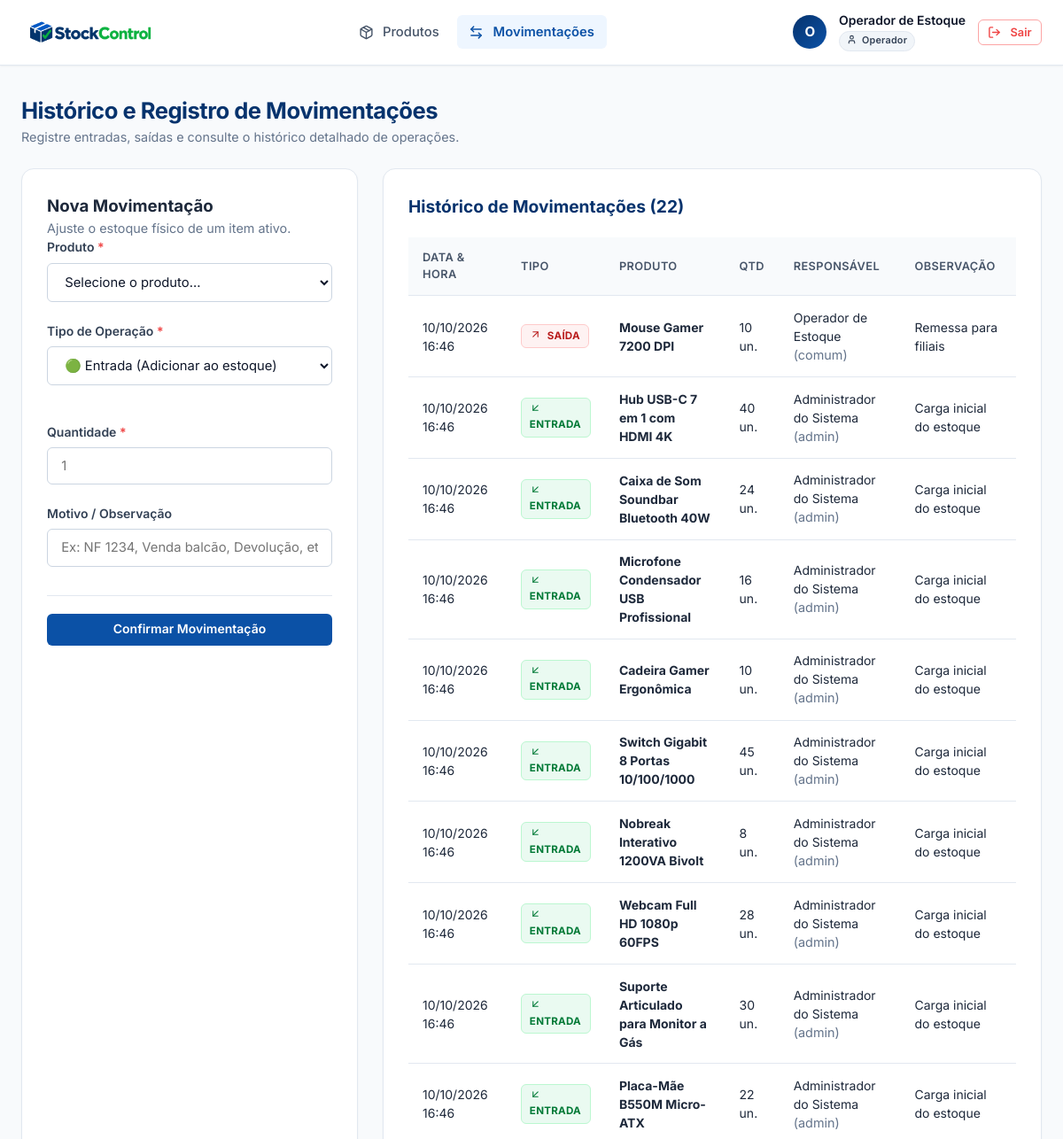
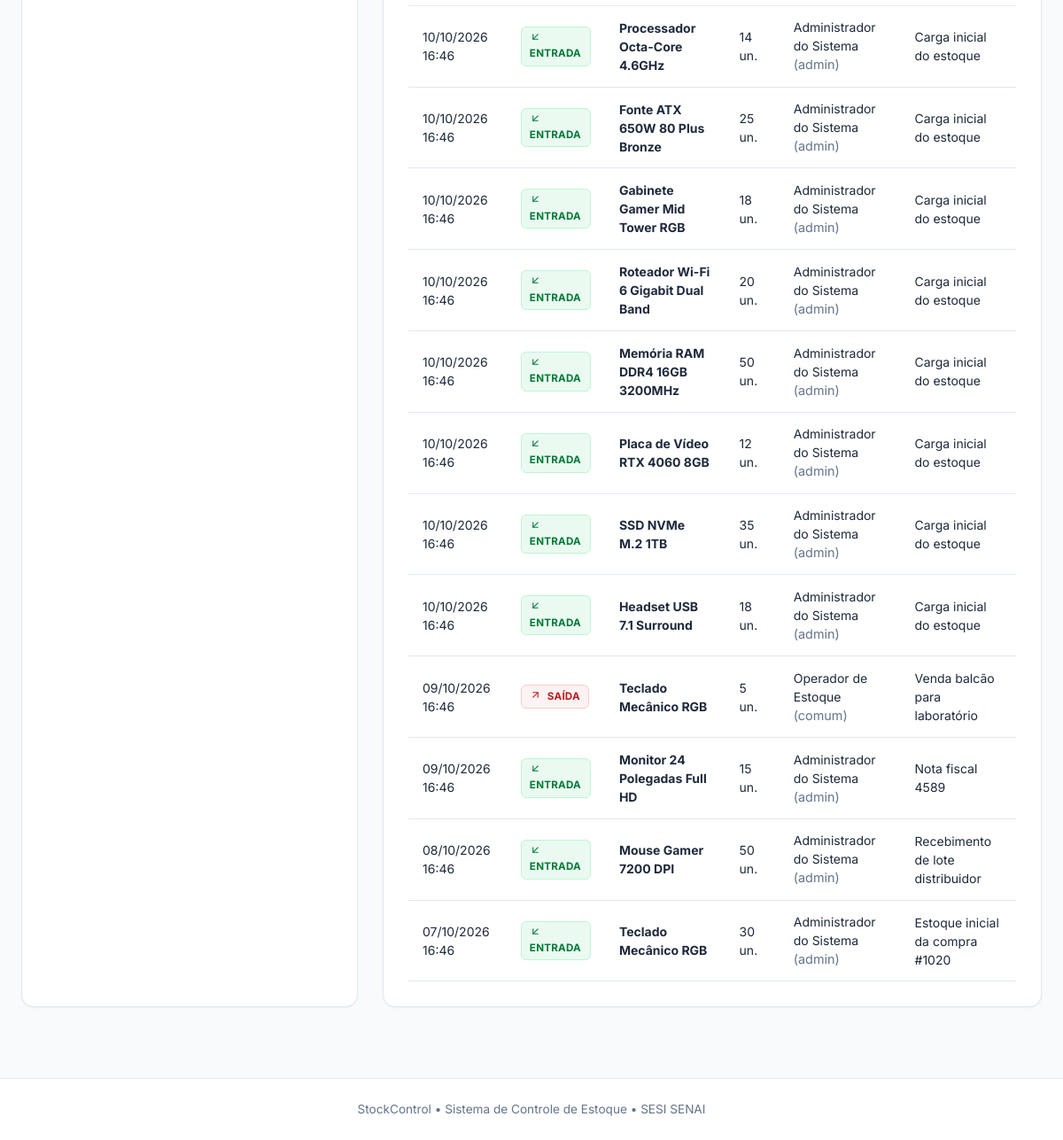
The app's page /movimentacoes.php (signed in) with its own data (2 pictures, top to bottom).
### tables this page shows
CREATE TABLE usuarios (
    id INT AUTO_INCREMENT PRIMARY KEY,
    nome VARCHAR(100) NOT NULL,
    email VARCHAR(150) NOT NULL UNIQUE,
    senha VARCHAR(255) NOT NULL,
    perfil ENUM('admin', 'comum') NOT NULL DEFAULT 'comum',
    criado_em TIMESTAMP DEFAULT CURRENT_TIMESTAMP
);

CREATE TABLE movimentacoes (
    id INT AUTO_INCREMENT PRIMARY KEY,
    produto_id INT NOT NULL,
    usuario_id INT NOT NULL,
    tipo ENUM('entrada', 'saida') NOT NULL,
    quantidade INT NOT NULL,
    observacao VARCHAR(255) NULL,
    data_movimentacao TIMESTAMP DEFAULT CURRENT_TIMESTAMP,
    CONSTRAINT fk_movimentacoes_produto FOREIGN KEY (produto_id) 
        REFERENCES produtos(id) ON DELETE CASCADE,
    CONSTRAINT fk_movimentacoes_usuario FOREIGN KEY (usuario_id) 
        REFERENCES usuarios(id) ON DELETE CASCADE
);

CREATE TABLE produtos (
    id INT AUTO_INCREMENT PRIMARY KEY,
    nome VARCHAR(150) NOT NULL,
    descricao TEXT NOT NULL,
    quantidade INT NOT NULL DEFAULT 0,
    preco DECIMAL(10, 2) NOT NULL DEFAULT 0.00,
    status ENUM('ativo', 'inativo') NOT NULL DEFAULT 'ativo',
    imagem VARCHAR(255) NOT NULL,
    data_inclusao TIMESTAMP DEFAULT CURRENT_TIMESTAMP
);

### includes/auth.php (called while the page is built, shortened)
<?php
function usuarioAtual(): ?array {
    return $_SESSION['usuario'] ?? null;
}
function isAdmin(): bool {
    $usuario = usuarioAtual();
    return $usuario !== null && isset($usuario['perfil']) && $usuario['perfil'] === 'admin';
}

### movimentacoes.php (the view, shortened to what this page needs)
<?php
require_once __DIR__ . '/includes/auth.php';
$pdo = getConnection();
$produtoFiltroId = filter_input(INPUT_GET, 'produto_id', FILTER_VALIDATE_INT);
$sqlMov = "
    SELECT m.id, m.tipo, m.quantidade, m.observacao, m.data_movimentacao,
           p.nome AS produto_nome, p.imagem AS produto_imagem,
           u.nome AS usuario_nome, u.perfil AS usuario_perfil
    FROM movimentacoes m
    INNER JOIN produtos p ON m.produto_id = p.id
    INNER JOIN usuarios u ON m.usuario_id = u.id
";
$sqlMov .= " ORDER BY m.data_movimentacao DESC";
$stmtHistorico = $pdo->prepare($sqlMov);
if ($produtoFiltroId) {
    $stmtHistorico->execute([':prod_id' => $produtoFiltroId]);
} else {
    $stmtHistorico->execute();
}
$movimentacoes = $stmtHistorico->fetchAll();
require_once __DIR__ . '/includes/header.php';
?>
<div class="page-heading">
    <div>
        <h2>Histórico e Registro de Movimentações</h2>
        <p class="text-muted">Registre entradas, saídas e consulte o histórico detalhado de operações.</p>
    </div>
</div>
<div class="movement-layout">
    <div class="form-card movement-form-card">
        <h3>Nova Movimentação</h3>
        <p class="text-muted">Ajuste o estoque físico de um item ativo.</p>
        <form action="movimentacoes.php<?= $produtoFiltroId ? '?produto_id=' . $produtoFiltroId : '' ?>" method="POST">
            <div class="form-group">
                <label for="produto_id">Produto <span class="required">*</span></label>
                <select name="produto_id" id="produto_id" required>
                    <option value="">Selecione o produto...</option>
                </select>
            </div>
            <div class="form-row">
                <div class="form-group col">
                    <label for="tipo">Tipo de Operação <span class="required">*</span></label>
                    <select name="tipo" id="tipo" required>
                        <option value="entrada">🟢 Entrada (Adicionar ao estoque)</option>
                    </select>
                </div>
                <div class="form-group col">
                    <label for="quantidade">Quantidade <span class="required">*</span></label>
                    <input type="number" id="quantidade" name="quantidade" min="1" step="1" placeholder="1" required>
                </div>
            </div>
            <div class="form-group">
                <label for="observacao">Motivo / Observação</label>
                <input type="text" id="observacao" name="observacao" placeholder="Ex: NF 1234, Venda balcão, Devolução, etc.">
            </div>
            <div class="form-actions">
                <button type="submit" class="btn btn-primary btn-block">Confirmar Movimentação</button>
            </div>
        </form>
    </div>
    <div class="movement-history-card">
        <div class="history-header">
            <h3>Histórico de Movimentações (<?= count($movimentacoes) ?>)</h3>
        </div>
        <?php if (empty($movimentacoes)): ?>
            <div class="empty-state-small">
                <p>Nenhuma movimentação registrada.</p>
            </div>
        <?php else: ?>
            <div class="table-responsive">
                <table class="data-table">
                    <thead>
                        <tr>
                            <th>Data & Hora</th>
                            <th>Tipo</th>
                            <th>Produto</th>
                            <th>Qtd</th>
                            <th>Responsável</th>
                            <th>Observação</th>
                        </tr>
                    </thead>
                    <tbody>
                        <?php foreach ($movimentacoes as $m): ?>
                            <tr>
                                <td><?= date('d/m/Y H:i', strtotime($m['data_movimentacao'])) ?></td>
                                <td>
                                    <?php if ($m['tipo'] === 'entrada'): ?>
                                        <span class="badge-movement badge-in"><i data-lucide="arrow-down-left" class="icon-inline"></i> ENTRADA</span>
                                    <?php else: ?>
                                        <span class="badge-movement badge-out"><i data-lucide="arrow-up-right" class="icon-inline"></i> SAÍDA</span>
                                    <?php endif; ?>
                                </td>
                                <td><strong><?= htmlspecialchars($m['produto_nome']) ?></strong></td>
                                <td><?= (int)$m['quantidade'] ?> un.</td>
                                <td>
                                    <span><?= htmlspecialchars($m['usuario_nome']) ?></span>
                                    <small class="text-muted">(<?= $m['usuario_perfil'] ?>)</small>
                                </td>
                                <td><?= htmlspecialchars($m['observacao'] ?: '-') ?></td>
                            </tr>
                        <?php endforeach; ?>
                    </tbody>
                </table>
            </div>
        <?php endif; ?>
    </div>
</div>
<?php require_once __DIR__ . '/includes/footer.php'; ?>

### includes/header.php (shortened to what this page needs)
<?php
require_once __DIR__ . '/auth.php';
$usuarioLogado = usuarioAtual();
?>
<!DOCTYPE html>
<html lang="pt-BR">
<head>
    <link rel="stylesheet" href="assets/css/style.css?v=<?= time() ?>">
</head>
<body>
    <header class="navbar">
        <div class="nav-container">
            <div class="nav-brand">
                <a href="produtos.php" class="brand-link" title="StockControl - Início">
                    <img src="assets/img/logo.png" alt="StockControl" class="brand-logo-img">
                </a>
            </div>
            <nav class="nav-menu">
                <a href="produtos.php" class="nav-item <?= basename($_SERVER['PHP_SELF']) === 'produtos.php' ? 'active' : '' ?>">
                    <i data-lucide="package" class="icon-nav"></i> Produtos
                </a>
                <a href="movimentacoes.php" class="nav-item <?= basename($_SERVER['PHP_SELF']) === 'movimentacoes.php' ? 'active' : '' ?>">
                    <i data-lucide="arrow-left-right" class="icon-nav"></i> Movimentações
                </a>
            </nav>
            <div class="nav-user">
                <div class="user-avatar" title="<?= htmlspecialchars($usuarioLogado['nome']) ?>">
                    <?= mb_strtoupper(mb_substr($usuarioLogado['nome'], 0, 1)) ?>
                </div>
                <div class="user-info">
                    <span class="user-name"><?= htmlspecialchars($usuarioLogado['nome']) ?></span>
                    <span class="user-role-badge <?= isAdmin() ? 'badge-admin' : 'badge-user' ?>">
                        <?php if (isAdmin()): ?>
                            <i data-lucide="shield-check" class="icon-badge"></i> Administrador
                        <?php else: ?>
                            <i data-lucide="user" class="icon-badge"></i> Operador
                        <?php endif; ?>
                    </span>
                </div>
                <a href="logout.php" class="btn btn-outline-danger btn-sm" title="Encerrar sessão">
                    <i data-lucide="log-out" class="icon-btn"></i> Sair
                </a>
            </div>
        </div>
    </header>
    <main class="main-content">
        <div class="content-container">

### records on screen
usuarios: nome "O", nome "Operador de Estoque"
movimentacoes: data_movimentacao "10/10/2026 16:46", tipo "saida" (drawn), produto.nome "Mouse Gamer 7200 DPI", quantidade "10", usuario.nome "Operador de Estoque", usuario.perfil "comum", observacao "Remessa para filiais"
movimentacoes: data_movimentacao "10/10/2026 16:46", tipo "entrada" (drawn), produto.nome "Hub USB-C 7 em 1 com HDMI 4K", quantidade "40", usuario.nome "Administrador do Sistema", usuario.perfil "admin", observacao "Carga inicial do estoque"
movimentacoes: data_movimentacao "10/10/2026 16:46", tipo "entrada" (drawn), produto.nome "Caixa de Som Soundbar Bluetooth 40W", quantidade "24", usuario.nome "Administrador do Sistema", usuario.perfil "admin", observacao "Carga inicial do estoque"
movimentacoes: data_movimentacao "10/10/2026 16:46", tipo "entrada" (drawn), produto.nome "Microfone Condensador USB Profissional", quantidade "16", usuario.nome "Administrador do Sistema", usuario.perfil "admin", observacao "Carga inicial do estoque"
movimentacoes: data_movimentacao "10/10/2026 16:46", tipo "entrada" (drawn), produto.nome "Cadeira Gamer Ergonômica", quantidade "10", usuario.nome "Administrador do Sistema", usuario.perfil "admin", observacao "Carga inicial do estoque"
movimentacoes: data_movimentacao "10/10/2026 16:46", tipo "entrada" (drawn), produto.nome "Switch Gigabit 8 Portas 10/100/1000", quantidade "45", usuario.nome "Administrador do Sistema", usuario.perfil "admin", observacao "Carga inicial do estoque"
movimentacoes: data_movimentacao "10/10/2026 16:46", tipo "entrada" (drawn), produto.nome "Nobreak Interativo 1200VA Bivolt", quantidade "8", usuario.nome "Administrador do Sistema", usuario.perfil "admin", observacao "Carga inicial do estoque"
movimentacoes: data_movimentacao "10/10/2026 16:46", tipo "entrada" (drawn), produto.nome "Webcam Full HD 1080p 60FPS", quantidade "28", usuario.nome "Administrador do Sistema", usuario.perfil "admin", observacao "Carga inicial do estoque"
movimentacoes: data_movimentacao "10/10/2026 16:46", tipo "entrada" (drawn), produto.nome "Suporte Articulado para Monitor a Gás", quantidade "30", usuario.nome "Administrador do Sistema", usuario.perfil "admin", observacao "Carga inicial do estoque"
movimentacoes: data_movimentacao "10/10/2026 16:46", tipo "entrada" (drawn), produto.nome "Placa-Mãe B550M Micro-ATX", quantidade "22", usuario.nome "Administrador do Sistema", usuario.perfil "admin", observacao "Carga inicial do estoque"
movimentacoes: data_movimentacao "10/10/2026 16:46", tipo "entrada" (drawn), produto.nome "Processador Octa-Core 4.6GHz", quantidade "14", usuario.nome "Administrador do Sistema", usuario.perfil "admin", observacao "Carga inicial do estoque"
movimentacoes: data_movimentacao "10/10/2026 16:46", tipo "entrada" (drawn), produto.nome "Fonte ATX 650W 80 Plus Bronze", quantidade "25", usuario.nome "Administrador do Sistema", usuario.perfil "admin", observacao "Carga inicial do estoque"
movimentacoes: data_movimentacao "10/10/2026 16:46", tipo "entrada" (drawn), produto.nome "Gabinete Gamer Mid Tower RGB", quantidade "18", usuario.nome "Administrador do Sistema", usuario.perfil "admin", observacao "Carga inicial do estoque"
movimentacoes: data_movimentacao "10/10/2026 16:46", tipo "entrada" (drawn), produto.nome "Roteador Wi-Fi 6 Gigabit Dual Band", quantidade "20", usuario.nome "Administrador do Sistema", usuario.perfil "admin", observacao "Carga inicial do estoque"
movimentacoes: data_movimentacao "10/10/2026 16:46", tipo "entrada" (drawn), produto.nome "Memória RAM DDR4 16GB 3200MHz", quantidade "50", usuario.nome "Administrador do Sistema", usuario.perfil "admin", observacao "Carga inicial do estoque"
movimentacoes: data_movimentacao "10/10/2026 16:46", tipo "entrada" (drawn), produto.nome "Placa de Vídeo RTX 4060 8GB", quantidade "12", usuario.nome "Administrador do Sistema", usuario.perfil "admin", observacao "Carga inicial do estoque"
movimentacoes: data_movimentacao "10/10/2026 16:46", tipo "entrada" (drawn), produto.nome "SSD NVMe M.2 1TB", quantidade "35", usuario.nome "Administrador do Sistema", usuario.perfil "admin", observacao "Carga inicial do estoque"
movimentacoes: data_movimentacao "10/10/2026 16:46", tipo "entrada" (drawn), produto.nome "Headset USB 7.1 Surround", quantidade "18", usuario.nome "Administrador do Sistema", usuario.perfil "admin", observacao "Carga inicial do estoque"
movimentacoes: data_movimentacao "09/10/2026 16:46", tipo "saida" (drawn), produto.nome "Teclado Mecânico RGB", quantidade "5", usuario.nome "Operador de Estoque", usuario.perfil "comum", observacao "Venda balcão para laboratório"
movimentacoes: data_movimentacao "09/10/2026 16:46", tipo "entrada" (drawn), produto.nome "Monitor 24 Polegadas Full HD", quantidade "15", usuario.nome "Administrador do Sistema", usuario.perfil "admin", observacao "Nota fiscal 4589"
movimentacoes: data_movimentacao "08/10/2026 16:46", tipo "entrada" (drawn), produto.nome "Mouse Gamer 7200 DPI", quantidade "50", usuario.nome "Administrador do Sistema", usuario.perfil "admin", observacao "Recebimento de lote distribuidor"
movimentacoes: data_movimentacao "07/10/2026 16:46", tipo "entrada" (drawn), produto.nome "Teclado Mecânico RGB", quantidade "30", usuario.nome "Administrador do Sistema", usuario.perfil "admin", observacao "Estoque inicial da compra #1020"

### other values on screen
count($movimentacoes) "22"
